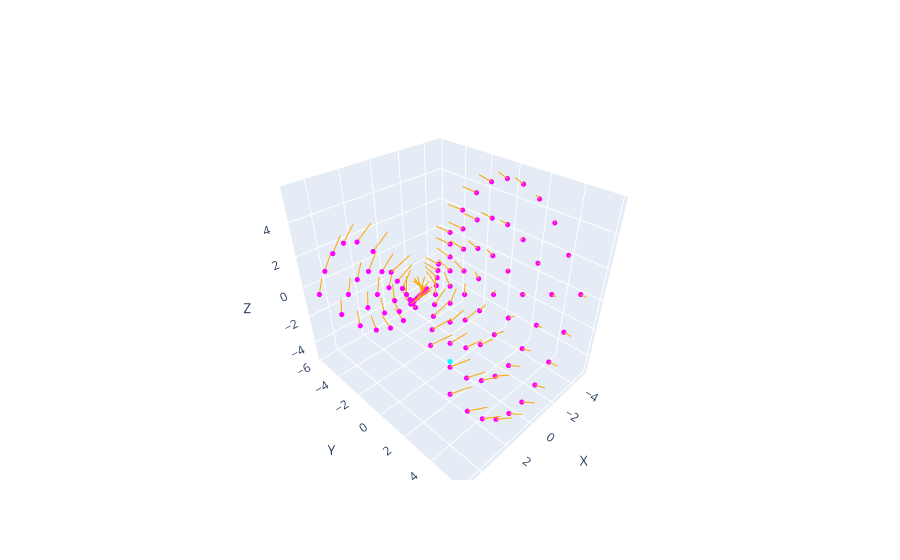

The code cell stored with this chart in its notebook:
### Code cell
fig = new_fig()

# Ajouter les points à la figure
add_points(points, fig, 'magenta')

# Ajouter les points à la figure
add_point(center, fig, 'cyan')

# Ajouter les vecteurs normaux à la figure
for point, normal in zip(points, normals):
    add_line(point, point + normal, fig, 'orange')

fig.show()

### Figure 1 — Plotly figure (JSON) as saved in the notebook; plotly's stock layout.template omitted (floating-point values rounded to 4 significant figures)
{"data": [{"marker": {"color": "magenta", "size": 3}, "mode": "markers", "type": "scatter3d", "x": [-5], "y": [-5], "z": [0]}, {"marker": {"color": "magenta", "size": 3}, "mode": "markers", "type": "scatter3d", "x": [-3.889], "y": [-5], "z": [-2.0]}, {"marker": {"color": "magenta", "size": 3}, "mode": "markers", "type": "scatter3d", "x": [-2.778], "y": [-5], "z": [-3.5]}, {"marker": {"color": "magenta", "size": 3}, "mode": "markers", "type": "scatter3d", "x": [-1.667], "y": [-5], "z": [-4.5]}, {"marker": {"color": "magenta", "size": 3}, "mode": "markers", "type": "scatter3d", "x": [-0.5556], "y": [-5], "z": [-5]}, {"marker": {"color": "magenta", "size": 3}, "mode": "markers", "type": "scatter3d", "x": [0.5556], "y": [-5], "z": [-5]}, {"marker": {"color": "magenta", "size": 3}, "mode": "markers", "type": "scatter3d", "x": [1.667], "y": [-5], "z": [-4.5]}, {"marker": {"color": "magenta", "size": 3}, "mode": "markers", "type": "scatter3d", "x": [2.778], "y": [-5], "z": [-3.5]}, {"marker": {"color": "magenta", "size": 3}, "mode": "markers", "type": "scatter3d", "x": [3.889], "y": [-5], "z": [-2.0]}, {"marker": {"color": "magenta", "size": 3}, "mode": "markers", "type": "scatter3d", "x": [5], "y": [-5], "z": [0]}, {"marker": {"color": "magenta", "size": 3}, "mode": "markers", "type": "scatter3d", "x": [-5], "y": [-3.889], "z": [2.0]}, {"marker": {"color": "magenta", "size": 3}, "mode": "markers", "type": "scatter3d", "x": [-3.889], "y": [-3.889], "z": [0]}, {"marker": {"color": "magenta", "size": 3}, "mode": "markers", "type": "scatter3d", "x": [-2.778], "y": [-3.889], "z": [-1.5]}, {"marker": {"color": "magenta", "size": 3}, "mode": "markers", "type": "scatter3d", "x": [-1.667], "y": [-3.889], "z": [-2.5]}, {"marker": {"color": "magenta", "size": 3}, "mode": "markers", "type": "scatter3d", "x": [-0.5556], "y": [-3.889], "z": [-3]}, {"marker": {"color": "magenta", "size": 3}, "mode": "markers", "type": "scatter3d", "x": [0.5556], "y": [-3.889], "z": [-3]}, {"marker": {"color": "magenta", "size": 3}, "mode": "markers", "type": "scatter3d", "x": [1.667], "y": [-3.889], "z": [-2.5]}, {"marker": {"color": "magenta", "size": 3}, "mode": "markers", "type": "scatter3d", "x": [2.778], "y": [-3.889], "z": [-1.5]}, {"marker": {"color": "magenta", "size": 3}, "mode": "markers", "type": "scatter3d", "x": [3.889], "y": [-3.889], "z": [7.194e-16]}, {"marker": {"color": "magenta", "size": 3}, "mode": "markers", "type": "scatter3d", "x": [5], "y": [-3.889], "z": [2.0]}, {"marker": {"color": "magenta", "size": 3}, "mode": "markers", "type": "scatter3d", "x": [-5], "y": [-2.778], "z": [3.5]}, {"marker": {"color": "magenta", "size": 3}, "mode": "markers", "type": "scatter3d", "x": [-3.889], "y": [-2.778], "z": [1.5]}, {"marker": {"color": "magenta", "size": 3}, "mode": "markers", "type": "scatter3d", "x": [-2.778], "y": [-2.778], "z": [0]}, {"marker": {"color": "magenta", "size": 3}, "mode": "markers", "type": "scatter3d", "x": [-1.667], "y": [-2.778], "z": [-1.0]}, {"marker": {"color": "magenta", "size": 3}, "mode": "markers", "type": "scatter3d", "x": [-0.5556], "y": [-2.778], "z": [-1.5]}, {"marker": {"color": "magenta", "size": 3}, "mode": "markers", "type": "scatter3d", "x": [0.5556], "y": [-2.778], "z": [-1.5]}, {"marker": {"color": "magenta", "size": 3}, "mode": "markers", "type": "scatter3d", "x": [1.667], "y": [-2.778], "z": [-1.0]}, {"marker": {"color": "magenta", "size": 3}, "mode": "markers", "type": "scatter3d", "x": [2.778], "y": [-2.778], "z": [8.993e-16]}, {"marker": {"color": "magenta", "size": 3}, "mode": "markers", "type": "scatter3d", "x": [3.889], "y": [-2.778], "z": [1.5]}, {"marker": {"color": "magenta", "size": 3}, "mode": "markers", "type": "scatter3d", "x": [5], "y": [-2.778], "z": [3.5]}, {"marker": {"color": "magenta", "size": 3}, "mode": "markers", "type": "scatter3d", "x": [-5], "y": [-1.667], "z": [4.5]}, {"marker": {"color": "magenta", "size": 3}, "mode": "markers", "type": "scatter3d", "x": [-3.889], "y": [-1.667], "z": [2.5]}, {"marker": {"color": "magenta", "size": 3}, "mode": "markers", "type": "scatter3d", "x": [-2.778], "y": [-1.667], "z": [1.0]}, {"marker": {"color": "magenta", "size": 3}, "mode": "markers", "type": "scatter3d", "x": [-1.667], "y": [-1.667], "z": [0]}, {"marker": {"color": "magenta", "size": 3}, "mode": "markers", "type": "scatter3d", "x": [-0.5556], "y": [-1.667], "z": [-0.5]}, {"marker": {"color": "magenta", "size": 3}, "mode": "markers", "type": "scatter3d", "x": [0.5556], "y": [-1.667], "z": [-0.5]}, {"marker": {"color": "magenta", "size": 3}, "mode": "markers", "type": "scatter3d", "x": [1.667], "y": [-1.667], "z": [2.698e-16]}, {"marker": {"color": "magenta", "size": 3}, "mode": "markers", "type": "scatter3d", "x": [2.778], "y": [-1.667], "z": [1.0]}, {"marker": {"color": "magenta", "size": 3}, "mode": "markers", "type": "scatter3d", "x": [3.889], "y": [-1.667], "z": [2.5]}, {"marker": {"color": "magenta", "size": 3}, "mode": "markers", "type": "scatter3d", "x": [5], "y": [-1.667], "z": [4.5]}, {"marker": {"color": "magenta", "size": 3}, "mode": "markers", "type": "scatter3d", "x": [-5], "y": [-0.5556], "z": [5]}, {"marker": {"color": "magenta", "size": 3}, "mode": "markers", "type": "scatter3d", "x": [-3.889], "y": [-0.5556], "z": [3]}, {"marker": {"color": "magenta", "size": 3}, "mode": "markers", "type": "scatter3d", "x": [-2.778], "y": [-0.5556], "z": [1.5]}, {"marker": {"color": "magenta", "size": 3}, "mode": "markers", "type": "scatter3d", "x": [-1.667], "y": [-0.5556], "z": [0.5]}, {"marker": {"color": "magenta", "size": 3}, "mode": "markers", "type": "scatter3d", "x": [-0.5556], "y": [-0.5556], "z": [0]}, {"marker": {"color": "magenta", "size": 3}, "mode": "markers", "type": "scatter3d", "x": [0.5556], "y": [-0.5556], "z": [0]}, {"marker": {"color": "magenta", "size": 3}, "mode": "markers", "type": "scatter3d", "x": [1.667], "y": [-0.5556], "z": [0.5]}, {"marker": {"color": "magenta", "size": 3}, "mode": "markers", "type": "scatter3d", "x": [2.778], "y": [-0.5556], "z": [1.5]}, {"marker": {"color": "magenta", "size": 3}, "mode": "markers", "type": "scatter3d", "x": [3.889], "y": [-0.5556], "z": [3.0]}, {"marker": {"color": "magenta", "size": 3}, "mode": "markers", "type": "scatter3d", "x": [5], "y": [-0.5556], "z": [5]}, {"marker": {"color": "magenta", "size": 3}, "mode": "markers", "type": "scatter3d", "x": [-5], "y": [0.5556], "z": [5]}, {"marker": {"color": "magenta", "size": 3}, "mode": "markers", "type": "scatter3d", "x": [-3.889], "y": [0.5556], "z": [3]}, {"marker": {"color": "magenta", "size": 3}, "mode": "markers", "type": "scatter3d", "x": [-2.778], "y": [0.5556], "z": [1.5]}, {"marker": {"color": "magenta", "size": 3}, "mode": "markers", "type": "scatter3d", "x": [-1.667], "y": [0.5556], "z": [0.5]}, {"marker": {"color": "magenta", "size": 3}, "mode": "markers", "type": "scatter3d", "x": [-0.5556], "y": [0.5556], "z": [0]}, {"marker": {"color": "magenta", "size": 3}, "mode": "markers", "type": "scatter3d", "x": [0.5556], "y": [0.5556], "z": [0]}, {"marker": {"color": "magenta", "size": 3}, "mode": "markers", "type": "scatter3d", "x": [1.667], "y": [0.5556], "z": [0.5]}, {"marker": {"color": "magenta", "size": 3}, "mode": "markers", "type": "scatter3d", "x": [2.778], "y": [0.5556], "z": [1.5]}, {"marker": {"color": "magenta", "size": 3}, "mode": "markers", "type": "scatter3d", "x": [3.889], "y": [0.5556], "z": [3.0]}, {"marker": {"color": "magenta", "size": 3}, "mode": "markers", "type": "scatter3d", "x": [5], "y": [0.5556], "z": [5]}, {"marker": {"color": "magenta", "size": 3}, "mode": "markers", "type": "scatter3d", "x": [-5], "y": [1.667], "z": [4.5]}, {"marker": {"color": "magenta", "size": 3}, "mode": "markers", "type": "scatter3d", "x": [-3.889], "y": [1.667], "z": [2.5]}, {"marker": {"color": "magenta", "size": 3}, "mode": "markers", "type": "scatter3d", "x": [-2.778], "y": [1.667], "z": [1.0]}, {"marker": {"color": "magenta", "size": 3}, "mode": "markers", "type": "scatter3d", "x": [-1.667], "y": [1.667], "z": [-2.698e-16]}, {"marker": {"color": "magenta", "size": 3}, "mode": "markers", "type": "scatter3d", "x": [-0.5556], "y": [1.667], "z": [-0.5]}, {"marker": {"color": "magenta", "size": 3}, "mode": "markers", "type": "scatter3d", "x": [0.5556], "y": [1.667], "z": [-0.5]}, {"marker": {"color": "magenta", "size": 3}, "mode": "markers", "type": "scatter3d", "x": [1.667], "y": [1.667], "z": [0]}, {"marker": {"color": "magenta", "size": 3}, "mode": "markers", "type": "scatter3d", "x": [2.778], "y": [1.667], "z": [1.0]}, {"marker": {"color": "magenta", "size": 3}, "mode": "markers", "type": "scatter3d", "x": [3.889], "y": [1.667], "z": [2.5]}, {"marker": {"color": "magenta", "size": 3}, "mode": "markers", "type": "scatter3d", "x": [5], "y": [1.667], "z": [4.5]}, {"marker": {"color": "magenta", "size": 3}, "mode": "markers", "type": "scatter3d", "x": [-5], "y": [2.778], "z": [3.5]}, {"marker": {"color": "magenta", "size": 3}, "mode": "markers", "type": "scatter3d", "x": [-3.889], "y": [2.778], "z": [1.5]}, {"marker": {"color": "magenta", "size": 3}, "mode": "markers", "type": "scatter3d", "x": [-2.778], "y": [2.778], "z": [-8.993e-16]}, {"marker": {"color": "magenta", "size": 3}, "mode": "markers", "type": "scatter3d", "x": [-1.667], "y": [2.778], "z": [-1.0]}, {"marker": {"color": "magenta", "size": 3}, "mode": "markers", "type": "scatter3d", "x": [-0.5556], "y": [2.778], "z": [-1.5]}, {"marker": {"color": "magenta", "size": 3}, "mode": "markers", "type": "scatter3d", "x": [0.5556], "y": [2.778], "z": [-1.5]}, {"marker": {"color": "magenta", "size": 3}, "mode": "markers", "type": "scatter3d", "x": [1.667], "y": [2.778], "z": [-1.0]}, {"marker": {"color": "magenta", "size": 3}, "mode": "markers", "type": "scatter3d", "x": [2.778], "y": [2.778], "z": [0]}, {"marker": {"color": "magenta", "size": 3}, "mode": "markers", "type": "scatter3d", "x": [3.889], "y": [2.778], "z": [1.5]}, {"marker": {"color": "magenta", "size": 3}, "mode": "markers", "type": "scatter3d", "x": [5], "y": [2.778], "z": [3.5]}, {"marker": {"color": "magenta", "size": 3}, "mode": "markers", "type": "scatter3d", "x": [-5], "y": [3.889], "z": [2.0]}, {"marker": {"color": "magenta", "size": 3}, "mode": "markers", "type": "scatter3d", "x": [-3.889], "y": [3.889], "z": [-7.194e-16]}, {"marker": {"color": "magenta", "size": 3}, "mode": "markers", "type": "scatter3d", "x": [-2.778], "y": [3.889], "z": [-1.5]}, {"marker": {"color": "magenta", "size": 3}, "mode": "markers", "type": "scatter3d", "x": [-1.667], "y": [3.889], "z": [-2.5]}, {"marker": {"color": "magenta", "size": 3}, "mode": "markers", "type": "scatter3d", "x": [-0.5556], "y": [3.889], "z": [-3.0]}, {"marker": {"color": "magenta", "size": 3}, "mode": "markers", "type": "scatter3d", "x": [0.5556], "y": [3.889], "z": [-3.0]}, {"marker": {"color": "magenta", "size": 3}, "mode": "markers", "type": "scatter3d", "x": [1.667], "y": [3.889], "z": [-2.5]}, {"marker": {"color": "magenta", "size": 3}, "mode": "markers", "type": "scatter3d", "x": [2.778], "y": [3.889], "z": [-1.5]}, {"marker": {"color": "magenta", "size": 3}, "mode": "markers", "type": "scatter3d", "x": [3.889], "y": [3.889], "z": [0]}, {"marker": {"color": "magenta", "size": 3}, "mode": "markers", "type": "scatter3d", "x": [5], "y": [3.889], "z": [2.0]}, {"marker": {"color": "magenta", "size": 3}, "mode": "markers", "type": "scatter3d", "x": [-5], "y": [5], "z": [0]}, {"marker": {"color": "magenta", "size": 3}, "mode": "markers", "type": "scatter3d", "x": [-3.889], "y": [5], "z": [-2.0]}, {"marker": {"color": "magenta", "size": 3}, "mode": "markers", "type": "scatter3d", "x": [-2.778], "y": [5], "z": [-3.5]}, {"marker": {"color": "magenta", "size": 3}, "mode": "markers", "type": "scatter3d", "x": [-1.667], "y": [5], "z": [-4.5]}, {"marker": {"color": "magenta", "size": 3}, "mode": "markers", "type": "scatter3d", "x": [-0.5556], "y": [5], "z": [-5]}, {"marker": {"color": "magenta", "size": 3}, "mode": "markers", "type": "scatter3d", "x": [0.5556], "y": [5], "z": [-5]}, {"marker": {"color": "magenta", "size": 3}, "mode": "markers", "type": "scatter3d", "x": [1.667], "y": [5], "z": [-4.5]}, {"marker": {"color": "magenta", "size": 3}, "mode": "markers", "type": "scatter3d", "x": [2.778], "y": [5], "z": [-3.5]}, {"marker": {"color": "magenta", "size": 3}, "mode": "markers", "type": "scatter3d", "x": [3.889], "y": [5], "z": [-2.0]}, {"marker": {"color": "magenta", "size": 3}, "mode": "markers", "type": "scatter3d", "x": [5], "y": [5], "z": [0]}, {"marker": {"color": "cyan", "size": 3}, "mode": "markers", "type": "scatter3d", "x": [0], "y": [0], "z": [-5]}, {"line": {"color": "orange", "width": 2}, "mode": "lines", "type": "scatter3d", "x": [-5, -4.369], "y": [-5, -5.631], "z": [0, 0.4526]}, {"line": {"color": "orange", "width": 2}, "mode": "lines", "type": "scatter3d", "x": [-3.889, -3.37], "y": [-5, -5.731], "z": [-2.0, -1.557]}, {"line": {"color": "orange", "width": 2}, "mode": "lines", "type": "scatter3d", "x": [-2.778, -2.376], "y": [-5, -5.771], "z": [-3.5, -3.006]}, {"line": {"color": "orange", "width": 2}, "mode": "lines", "type": "scatter3d", "x": [-1.667, -1.407], "y": [-5, -5.786], "z": [-4.5, -3.939]}, {"line": {"color": "orange", "width": 2}, "mode": "lines", "type": "scatter3d", "x": [-0.5556, -0.547], "y": [-5, -5.807], "z": [-5, -4.41]}, {"line": {"color": "orange", "width": 2}, "mode": "lines", "type": "scatter3d", "x": [0.5556, 0.547], "y": [-5, -5.807], "z": [-5, -4.41]}, {"line": {"color": "orange", "width": 2}, "mode": "lines", "type": "scatter3d", "x": [1.667, 1.407], "y": [-5, -5.786], "z": [-4.5, -3.939]}, {"line": {"color": "orange", "width": 2}, "mode": "lines", "type": "scatter3d", "x": [2.778, 2.376], "y": [-5, -5.771], "z": [-3.5, -3.006]}, {"line": {"color": "orange", "width": 2}, "mode": "lines", "type": "scatter3d", "x": [3.889, 3.37], "y": [-5, -5.731], "z": [-2.0, -1.557]}, {"line": {"color": "orange", "width": 2}, "mode": "lines", "type": "scatter3d", "x": [5, 4.369], "y": [-5, -5.631], "z": [0, 0.4526]}, {"line": {"color": "orange", "width": 2}, "mode": "lines", "type": "scatter3d", "x": [-5, -4.269], "y": [-3.889, -4.407], "z": [2.0, 2.443]}, {"line": {"color": "orange", "width": 2}, "mode": "lines", "type": "scatter3d", "x": [-3.889, -3.271], "y": [-3.889, -4.521], "z": [0, 0.4672]}, {"line": {"color": "orange", "width": 2}, "mode": "lines", "type": "scatter3d", "x": [-2.778, -2.262], "y": [-3.889, -4.57], "z": [-1.5, -0.9803]}, {"line": {"color": "orange", "width": 2}, "mode": "lines", "type": "scatter3d", "x": [-1.667, -1.307], "y": [-3.889, -4.646], "z": [-2.5, -1.954]}, {"line": {"color": "orange", "width": 2}, "mode": "lines", "type": "scatter3d", "x": [-0.5556, -0.4391], "y": [-3.889, -4.697], "z": [-3, -2.422]}, {"line": {"color": "orange", "width": 2}, "mode": "lines", "type": "scatter3d", "x": [0.5556, 0.4391], "y": [-3.889, -4.697], "z": [-3, -2.422]}, {"line": {"color": "orange", "width": 2}, "mode": "lines", "type": "scatter3d", "x": [1.667, 1.307], "y": [-3.889, -4.646], "z": [-2.5, -1.954]}, {"line": {"color": "orange", "width": 2}, "mode": "lines", "type": "scatter3d", "x": [2.778, 2.23], "y": [-3.889, -4.565], "z": [-1.5, -1.007]}, {"line": {"color": "orange", "width": 2}, "mode": "lines", "type": "scatter3d", "x": [3.889, 3.257], "y": [-3.889, -4.507], "z": [7.194e-16, 0.4672]}, {"line": {"color": "orange", "width": 2}, "mode": "lines", "type": "scatter3d", "x": [5, 4.269], "y": [-3.889, -4.407], "z": [2.0, 2.443]}, {"line": {"color": "orange", "width": 2}, "mode": "lines", "type": "scatter3d", "x": [-5, -4.229], "y": [-2.778, -3.18], "z": [3.5, 3.994]}, {"line": {"color": "orange", "width": 2}, "mode": "lines", "type": "scatter3d", "x": [-3.889, -3.212], "y": [-2.778, -3.325], "z": [1.5, 1.993]}, {"line": {"color": "orange", "width": 2}, "mode": "lines", "type": "scatter3d", "x": [-2.778, -2.239], "y": [-2.778, -3.372], "z": [0, 0.5971]}, {"line": {"color": "orange", "width": 2}, "mode": "lines", "type": "scatter3d", "x": [-1.667, -1.298], "y": [-2.778, -3.405], "z": [-1.0, -0.3142]}, {"line": {"color": "orange", "width": 2}, "mode": "lines", "type": "scatter3d", "x": [-0.5556, -0.4385], "y": [-2.778, -3.468], "z": [-1.5, -0.7861]}, {"line": {"color": "orange", "width": 2}, "mode": "lines", "type": "scatter3d", "x": [0.5556, 0.4385], "y": [-2.778, -3.468], "z": [-1.5, -0.7861]}, {"line": {"color": "orange", "width": 2}, "mode": "lines", "type": "scatter3d", "x": [1.667, 1.24], "y": [-2.778, -3.421], "z": [-1.0, -0.3643]}, {"line": {"color": "orange", "width": 2}, "mode": "lines", "type": "scatter3d", "x": [2.778, 2.183], "y": [-2.778, -3.317], "z": [8.993e-16, 0.5971]}, {"line": {"color": "orange", "width": 2}, "mode": "lines", "type": "scatter3d", "x": [3.889, 3.208], "y": [-2.778, -3.293], "z": [1.5, 2.02]}, {"line": {"color": "orange", "width": 2}, "mode": "lines", "type": "scatter3d", "x": [5, 4.229], "y": [-2.778, -3.18], "z": [3.5, 3.994]}, {"line": {"color": "orange", "width": 2}, "mode": "lines", "type": "scatter3d", "x": [-5, -4.214], "y": [-1.667, -1.927], "z": [4.5, 5.061]}, {"line": {"color": "orange", "width": 2}, "mode": "lines", "type": "scatter3d", "x": [-3.889, -3.132], "y": [-1.667, -2.026], "z": [2.5, 3.046]}, {"line": {"color": "orange", "width": 2}, "mode": "lines", "type": "scatter3d", "x": [-2.778, -2.134], "y": [-1.667, -2.093], "z": [1.0, 1.636]}, {"line": {"color": "orange", "width": 2}, "mode": "lines", "type": "scatter3d", "x": [-1.667, -1.199], "y": [-1.667, -2.134], "z": [0, 0.7506]}, {"line": {"color": "orange", "width": 2}, "mode": "lines", "type": "scatter3d", "x": [-0.5556, -0.3439], "y": [-1.667, -2.225], "z": [-0.5, 0.3022]}, {"line": {"color": "orange", "width": 2}, "mode": "lines", "type": "scatter3d", "x": [0.5556, 0.3439], "y": [-1.667, -2.225], "z": [-0.5, 0.3022]}, {"line": {"color": "orange", "width": 2}, "mode": "lines", "type": "scatter3d", "x": [1.667, 1.199], "y": [-1.667, -2.134], "z": [2.698e-16, 0.7506]}, {"line": {"color": "orange", "width": 2}, "mode": "lines", "type": "scatter3d", "x": [2.778, 2.151], "y": [-1.667, -2.036], "z": [1.0, 1.686]}, {"line": {"color": "orange", "width": 2}, "mode": "lines", "type": "scatter3d", "x": [3.889, 3.132], "y": [-1.667, -2.026], "z": [2.5, 3.046]}, {"line": {"color": "orange", "width": 2}, "mode": "lines", "type": "scatter3d", "x": [5, 4.214], "y": [-1.667, -1.927], "z": [4.5, 5.061]}, {"line": {"color": "orange", "width": 2}, "mode": "lines", "type": "scatter3d", "x": [-5, -4.193], "y": [-0.5556, -0.5641], "z": [5, 5.59]}, {"line": {"color": "orange", "width": 2}, "mode": "lines", "type": "scatter3d", "x": [-3.889, -3.081], "y": [-0.5556, -0.672], "z": [3, 3.578]}, {"line": {"color": "orange", "width": 2}, "mode": "lines", "type": "scatter3d", "x": [-2.778, -2.087], "y": [-0.5556, -0.6726], "z": [1.5, 2.214]}, {"line": {"color": "orange", "width": 2}, "mode": "lines", "type": "scatter3d", "x": [-1.667, -1.108], "y": [-0.5556, -0.7673], "z": [0.5, 1.302]}, {"line": {"color": "orange", "width": 2}, "mode": "lines", "type": "scatter3d", "x": [-0.5556, -0.3247], "y": [-0.5556, -0.7864], "z": [0, 0.9452]}, {"line": {"color": "orange", "width": 2}, "mode": "lines", "type": "scatter3d", "x": [0.5556, 0.3247], "y": [-0.5556, -0.7864], "z": [0, 0.9452]}, {"line": {"color": "orange", "width": 2}, "mode": "lines", "type": "scatter3d", "x": [1.667, 1.108], "y": [-0.5556, -0.7673], "z": [0.5, 1.302]}, {"line": {"color": "orange", "width": 2}, "mode": "lines", "type": "scatter3d", "x": [2.778, 2.087], "y": [-0.5556, -0.6726], "z": [1.5, 2.214]}, {"line": {"color": "orange", "width": 2}, "mode": "lines", "type": "scatter3d", "x": [3.889, 3.081], "y": [-0.5556, -0.672], "z": [3.0, 3.578]}, {"line": {"color": "orange", "width": 2}, "mode": "lines", "type": "scatter3d", "x": [5, 4.193], "y": [-0.5556, -0.5641], "z": [5, 5.59]}, {"line": {"color": "orange", "width": 2}, "mode": "lines", "type": "scatter3d", "x": [-5, -4.193], "y": [0.5556, 0.5641], "z": [5, 5.59]}, {"line": {"color": "orange", "width": 2}, "mode": "lines", "type": "scatter3d", "x": [-3.889, -3.081], "y": [0.5556, 0.672], "z": [3, 3.578]}, {"line": {"color": "orange", "width": 2}, "mode": "lines", "type": "scatter3d", "x": [-2.778, -2.087], "y": [0.5556, 0.6726], "z": [1.5, 2.214]}, {"line": {"color": "orange", "width": 2}, "mode": "lines", "type": "scatter3d", "x": [-1.667, -1.108], "y": [0.5556, 0.7673], "z": [0.5, 1.302]}, {"line": {"color": "orange", "width": 2}, "mode": "lines", "type": "scatter3d", "x": [-0.5556, -0.3247], "y": [0.5556, 0.7864], "z": [0, 0.9452]}, {"line": {"color": "orange", "width": 2}, "mode": "lines", "type": "scatter3d", "x": [0.5556, 0.3247], "y": [0.5556, 0.7864], "z": [0, 0.9452]}, {"line": {"color": "orange", "width": 2}, "mode": "lines", "type": "scatter3d", "x": [1.667, 1.108], "y": [0.5556, 0.7673], "z": [0.5, 1.302]}, {"line": {"color": "orange", "width": 2}, "mode": "lines", "type": "scatter3d", "x": [2.778, 2.087], "y": [0.5556, 0.6726], "z": [1.5, 2.214]}, {"line": {"color": "orange", "width": 2}, "mode": "lines", "type": "scatter3d", "x": [3.889, 3.081], "y": [0.5556, 0.672], "z": [3.0, 3.578]}, {"line": {"color": "orange", "width": 2}, "mode": "lines", "type": "scatter3d", "x": [5, 4.193], "y": [0.5556, 0.5641], "z": [5, 5.59]}, {"line": {"color": "orange", "width": 2}, "mode": "lines", "type": "scatter3d", "x": [-5, -4.214], "y": [1.667, 1.927], "z": [4.5, 5.061]}, {"line": {"color": "orange", "width": 2}, "mode": "lines", "type": "scatter3d", "x": [-3.889, -3.132], "y": [1.667, 2.026], "z": [2.5, 3.046]}, {"line": {"color": "orange", "width": 2}, "mode": "lines", "type": "scatter3d", "x": [-2.778, -2.134], "y": [1.667, 2.093], "z": [1.0, 1.636]}, {"line": {"color": "orange", "width": 2}, "mode": "lines", "type": "scatter3d", "x": [-1.667, -1.199], "y": [1.667, 2.134], "z": [-2.698e-16, 0.7506]}, {"line": {"color": "orange", "width": 2}, "mode": "lines", "type": "scatter3d", "x": [-0.5556, -0.3439], "y": [1.667, 2.225], "z": [-0.5, 0.3022]}, {"line": {"color": "orange", "width": 2}, "mode": "lines", "type": "scatter3d", "x": [0.5556, 0.3439], "y": [1.667, 2.225], "z": [-0.5, 0.3022]}, {"line": {"color": "orange", "width": 2}, "mode": "lines", "type": "scatter3d", "x": [1.667, 1.199], "y": [1.667, 2.134], "z": [0, 0.7506]}, {"line": {"color": "orange", "width": 2}, "mode": "lines", "type": "scatter3d", "x": [2.778, 2.151], "y": [1.667, 2.036], "z": [1.0, 1.686]}, {"line": {"color": "orange", "width": 2}, "mode": "lines", "type": "scatter3d", "x": [3.889, 3.132], "y": [1.667, 2.026], "z": [2.5, 3.046]}, {"line": {"color": "orange", "width": 2}, "mode": "lines", "type": "scatter3d", "x": [5, 4.214], "y": [1.667, 1.927], "z": [4.5, 5.061]}, {"line": {"color": "orange", "width": 2}, "mode": "lines", "type": "scatter3d", "x": [-5, -4.229], "y": [2.778, 3.18], "z": [3.5, 3.994]}, {"line": {"color": "orange", "width": 2}, "mode": "lines", "type": "scatter3d", "x": [-3.889, -3.212], "y": [2.778, 3.325], "z": [1.5, 1.993]}, {"line": {"color": "orange", "width": 2}, "mode": "lines", "type": "scatter3d", "x": [-2.778, -2.239], "y": [2.778, 3.372], "z": [-8.993e-16, 0.5971]}, {"line": {"color": "orange", "width": 2}, "mode": "lines", "type": "scatter3d", "x": [-1.667, -1.298], "y": [2.778, 3.405], "z": [-1.0, -0.3142]}, {"line": {"color": "orange", "width": 2}, "mode": "lines", "type": "scatter3d", "x": [-0.5556, -0.4385], "y": [2.778, 3.468], "z": [-1.5, -0.7861]}, {"line": {"color": "orange", "width": 2}, "mode": "lines", "type": "scatter3d", "x": [0.5556, 0.4385], "y": [2.778, 3.468], "z": [-1.5, -0.7861]}, {"line": {"color": "orange", "width": 2}, "mode": "lines", "type": "scatter3d", "x": [1.667, 1.24], "y": [2.778, 3.421], "z": [-1.0, -0.3643]}, {"line": {"color": "orange", "width": 2}, "mode": "lines", "type": "scatter3d", "x": [2.778, 2.183], "y": [2.778, 3.317], "z": [0, 0.5971]}, {"line": {"color": "orange", "width": 2}, "mode": "lines", "type": "scatter3d", "x": [3.889, 3.208], "y": [2.778, 3.293], "z": [1.5, 2.02]}, {"line": {"color": "orange", "width": 2}, "mode": "lines", "type": "scatter3d", "x": [5, 4.229], "y": [2.778, 3.18], "z": [3.5, 3.994]}, {"line": {"color": "orange", "width": 2}, "mode": "lines", "type": "scatter3d", "x": [-5, -4.269], "y": [3.889, 4.407], "z": [2.0, 2.443]}, {"line": {"color": "orange", "width": 2}, "mode": "lines", "type": "scatter3d", "x": [-3.889, -3.271], "y": [3.889, 4.521], "z": [-7.194e-16, 0.4672]}, {"line": {"color": "orange", "width": 2}, "mode": "lines", "type": "scatter3d", "x": [-2.778, -2.262], "y": [3.889, 4.57], "z": [-1.5, -0.9803]}, {"line": {"color": "orange", "width": 2}, "mode": "lines", "type": "scatter3d", "x": [-1.667, -1.307], "y": [3.889, 4.646], "z": [-2.5, -1.954]}, {"line": {"color": "orange", "width": 2}, "mode": "lines", "type": "scatter3d", "x": [-0.5556, -0.4391], "y": [3.889, 4.697], "z": [-3.0, -2.422]}, {"line": {"color": "orange", "width": 2}, "mode": "lines", "type": "scatter3d", "x": [0.5556, 0.4391], "y": [3.889, 4.697], "z": [-3.0, -2.422]}, {"line": {"color": "orange", "width": 2}, "mode": "lines", "type": "scatter3d", "x": [1.667, 1.307], "y": [3.889, 4.646], "z": [-2.5, -1.954]}, {"line": {"color": "orange", "width": 2}, "mode": "lines", "type": "scatter3d", "x": [2.778, 2.23], "y": [3.889, 4.565], "z": [-1.5, -1.007]}, {"line": {"color": "orange", "width": 2}, "mode": "lines", "type": "scatter3d", "x": [3.889, 3.257], "y": [3.889, 4.507], "z": [0, 0.4672]}, {"line": {"color": "orange", "width": 2}, "mode": "lines", "type": "scatter3d", "x": [5, 4.269], "y": [3.889, 4.407], "z": [2.0, 2.443]}, {"line": {"color": "orange", "width": 2}, "mode": "lines", "type": "scatter3d", "x": [-5, -4.369], "y": [5, 5.631], "z": [0, 0.4526]}, {"line": {"color": "orange", "width": 2}, "mode": "lines", "type": "scatter3d", "x": [-3.889, -3.37], "y": [5, 5.731], "z": [-2.0, -1.557]}, {"line": {"color": "orange", "width": 2}, "mode": "lines", "type": "scatter3d", "x": [-2.778, -2.376], "y": [5, 5.771], "z": [-3.5, -3.006]}, {"line": {"color": "orange", "width": 2}, "mode": "lines", "type": "scatter3d", "x": [-1.667, -1.407], "y": [5, 5.786], "z": [-4.5, -3.939]}, {"line": {"color": "orange", "width": 2}, "mode": "lines", "type": "scatter3d", "x": [-0.5556, -0.547], "y": [5, 5.807], "z": [-5, -4.41]}, {"line": {"color": "orange", "width": 2}, "mode": "lines", "type": "scatter3d", "x": [0.5556, 0.547], "y": [5, 5.807], "z": [-5, -4.41]}, {"line": {"color": "orange", "width": 2}, "mode": "lines", "type": "scatter3d", "x": [1.667, 1.407], "y": [5, 5.786], "z": [-4.5, -3.939]}, {"line": {"color": "orange", "width": 2}, "mode": "lines", "type": "scatter3d", "x": [2.778, 2.376], "y": [5, 5.771], "z": [-3.5, -3.006]}, {"line": {"color": "orange", "width": 2}, "mode": "lines", "type": "scatter3d", "x": [3.889, 3.37], "y": [5, 5.731], "z": [-2.0, -1.557]}, {"line": {"color": "orange", "width": 2}, "mode": "lines", "type": "scatter3d", "x": [5, 4.369], "y": [5, 5.631], "z": [0, 0.4526]}], "layout": {"scene": {"xaxis": {"title": {"text": "X"}}, "yaxis": {"title": {"text": "Y"}}, "zaxis": {"title": {"text": "Z"}}}, "showlegend": false}}
